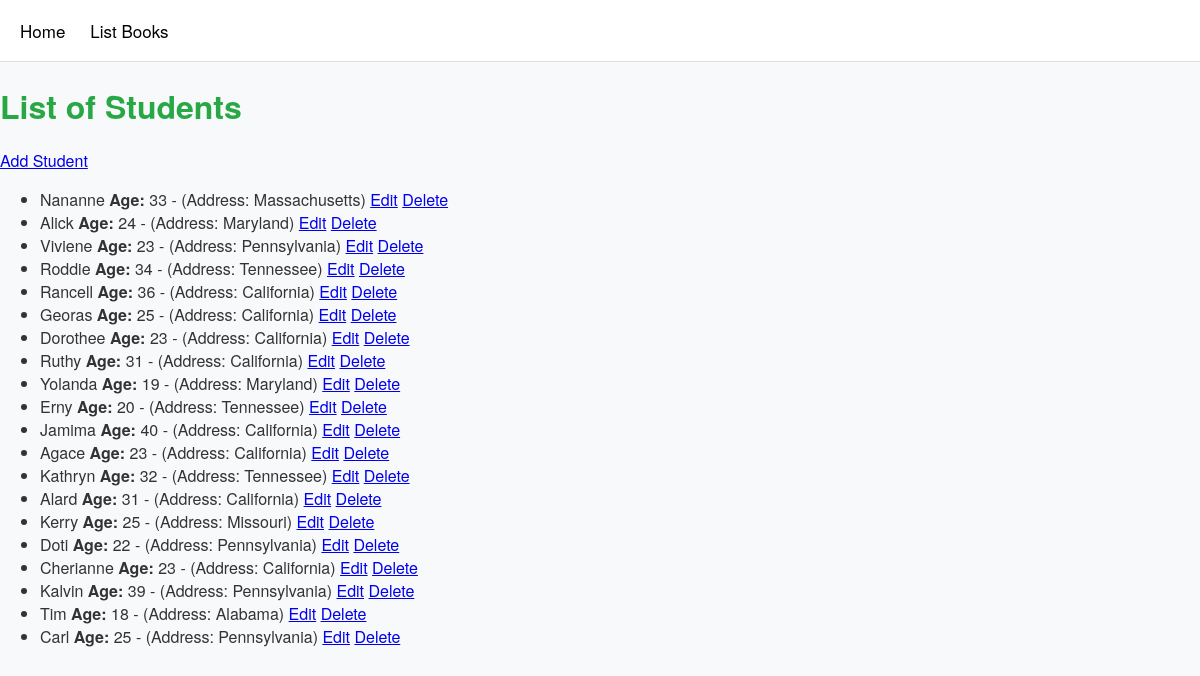
Page /books/students/listStudents (signed in) on the committed database.
### apps/bookmodule/models.py (models this page shows)
class Student(models.Model):
    name = models.CharField(max_length = 50)
    age = models.IntegerField(default = 1, max_length=2)
    address = models.ForeignKey(Address,on_delete=models.CASCADE)

class Address(models.Model):
    city = models.CharField(max_length=50)
    def __str__(self):
        return self.city

### apps/bookmodule/views.py (the view)
# urls.py: path('students/listStudents', views.listStudents, name='students.listStudents'),
@login_required(login_url='/users/login')
def listStudents(request):
    students = Student.objects.all()
    return render(request, 'bookmodule/students/listStudents.html', {'students': students})

### apps/templates/bookmodule/students/listStudents.html (shortened to what this page needs)
{% extends "layouts/base.html" %}
{% block content %}
<h1>List of Students </h1>
<a href="{% url 'students.addStudent' %}">Add Student</a>
<ul>
{% for s in students %}
  <li>{{ s.name }} <strong>Age:</strong> {{ s.age }} - (Address: {{ s.address }})
    <a href="{% url 'students.editStudent' s.id %}">Edit</a>
    <a href="{% url 'students.deleteStudent' s.id %}">Delete</a>
  </li>
{% endfor %}
</ul>
{% endblock content %}

### apps/static/style.css (style rules this page uses)
body { font-family: "Helvetica Neue", Helvetica, Arial, sans-serif; background: #f8f9fa; margin: 0; padding: 0; color: #333; }
h1 { color: #28a745; margin-bottom: 20px; font-size: 2em; font-weight: 700; }

### rows in the picture
Student: name "Nananne", age "33", address "Massachusetts"
Student: name "Alick", age "24", address "Maryland"
Student: name "Viviene", age "23", address "Pennsylvania"
Student: name "Roddie", age "34", address "Tennessee"
Student: name "Rancell", age "36", address "California"
Student: name "Georas", age "25", address "California"
Student: name "Dorothee", age "23", address "California"
Student: name "Ruthy", age "31", address "California"
Student: name "Yolanda", age "19", address "Maryland"
Student: name "Erny", age "20", address "Tennessee"
Student: name "Jamima", age "40", address "California"
Student: name "Agace", age "23", address "California"
Student: name "Kathryn", age "32", address "Tennessee"
Student: name "Alard", age "31", address "California"
Student: name "Kerry", age "25", address "Missouri"
Student: name "Doti", age "22", address "Pennsylvania"
Student: name "Cherianne", age "23", address "California"
Student: name "Kalvin", age "39", address "Pennsylvania"
Student: name "Tim", age "18", address "Alabama"
Student: name "Carl", age "25", address "Pennsylvania"
